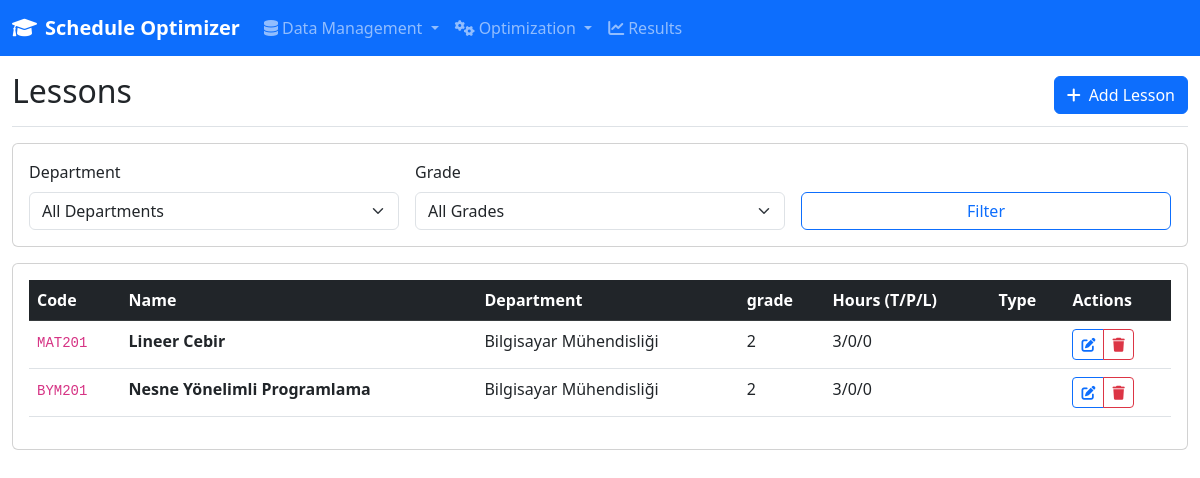
Page /data/lessons on the committed database.
### models/database.py (models this page shows, shortened)
class Lesson(db.Model):
    __tablename__ = 'lessons'
    id = db.Column(db.Integer, primary_key=True)
    name = db.Column(db.String(200), nullable=False)
    code = db.Column(db.String(50), nullable=False)
    department_id = db.Column(db.Integer, db.ForeignKey('departments.id'), nullable=False)
    grade = db.Column(db.Integer, nullable=False)
    semester = db.Column(db.Integer, nullable=False, default=1)  # 1=Güz, 2=Bahar
    theory_hours = db.Column(db.Integer, nullable=False, default=0)
    practice_hours = db.Column(db.Integer, nullable=False, default=0)
    lab_hours = db.Column(db.Integer, nullable=False, default=0)
    akts = db.Column(db.Integer, nullable=False, default=0)  # AKTS kredisi
    local_credit = db.Column(db.Float, nullable=False, default=0)  # Yerel kredi
    student_capacity = db.Column(db.Integer, nullable=False, default=40)
    min_capacity = db.Column(db.Integer, nullable=False, default=5)  # Minimum açılacak öğrenci sayısı
    is_online = db.Column(db.Boolean, nullable=False, default=False)
    requires_lab = db.Column(db.Boolean, nullable=False, default=False)
    requires_computer = db.Column(db.Boolean, nullable=False, default=False)
    requires_projector = db.Column(db.Boolean, nullable=False, default=True)
    is_elective = db.Column(db.Boolean, nullable=False, default=False)  # Seçmeli ders mi?
    prerequisite_ids = db.Column(JSON, nullable=True)  # Önkoşul ders ID'leri
    language = db.Column(db.String(20), nullable=False, default='Turkish')  # Ders dili
    exam_type = db.Column(db.String(50), nullable=True)  # Final, Vize+Final, Proje vb.
    is_active = db.Column(db.Boolean, nullable=False, default=True)
    created_at = db.Column(db.DateTime, default=datetime.utcnow)
    updated_at = db.Column(db.DateTime, default=datetime.utcnow, onupdate=datetime.utcnow)

class Department(db.Model):
    __tablename__ = 'departments'
    id = db.Column(db.Integer, primary_key=True)
    name = db.Column(db.String(200), nullable=False, unique=True)
    code = db.Column(db.String(10), nullable=False, unique=True)  # Bölüm kodu (CS, EE, etc.)
    num_grades = db.Column(db.Integer, nullable=False)
    head_of_department = db.Column(db.String(200), nullable=True)  # Bölüm başkanı
    building = db.Column(db.String(100), nullable=True)  # Ana bina
    floor = db.Column(db.Integer, nullable=True)  # Ana kat
    phone = db.Column(db.String(20), nullable=True)
    email = db.Column(db.String(200), nullable=True)
    is_active = db.Column(db.Boolean, default=True)
    created_at = db.Column(db.DateTime, default=datetime.utcnow)
    updated_at = db.Column(db.DateTime, default=datetime.utcnow, onupdate=datetime.utcnow)
    lessons = db.relationship('Lesson', backref='department_ref', lazy=True, cascade='all, delete-orphan')
    instructors = db.relationship('Instructor', backref='department_ref', lazy=True, cascade='all, delete-orphan')

### routes/data_entry.py (the view)
@data_entry_bp.route('/lessons')
def lessons():
    dept_id = request.args.get('department_id', type=int)
    grade = request.args.get('grade', type=int)
    semester = request.args.get('semester', type=int)
    query = Lesson.query
    if dept_id:
        query = query.filter_by(department_id=dept_id)
    if grade:
        query = query.filter_by(grade=grade)
    if semester:
        query = query.filter_by(semester=semester)
    lessons = query.order_by(Lesson.department_id, Lesson.grade, Lesson.semester, Lesson.name).all()
    departments = Department.query.order_by(Department.name).all()
    return render_template('data_entry/lessons.html',
                         lessons=lessons,
                         departments=departments,
                         selected_dept=dept_id,
                         selected_grade=grade,
                         selected_semester=semester)

### templates/data_entry/lessons.html (shortened to what this page needs)
{% extends "base.html" %}
{% block content %}
<div class="col-12">
    <div class="d-flex justify-content-between flex-wrap flex-md-nowrap align-items-center pt-3 pb-2 mb-3 border-bottom">
        <h1 class="h2">Lessons</h1>
        <a href="{{ url_for('data_entry.create_lesson') }}" class="btn btn-primary">
            <i class="fas fa-plus me-2"></i>Add Lesson
        </a>
    </div>
    <div class="card mb-3">
        <div class="card-body">
            <form method="GET" class="row g-3">
                <div class="col-md-4">
                    <label for="department_id" class="form-label">Department</label>
                    <select class="form-select" name="department_id" id="department_id">
                        <option value="">All Departments</option>
                    </select>
                </div>
                <div class="col-md-4">
                    <label for="grade" class="form-label">Grade</label>
                    <select class="form-select" name="grade" id="grade">
                        <option value="">All Grades</option>
                    </select>
                </div>
                <div class="col-md-4">
                    <label class="form-label">&nbsp;</label>
                    <div class="d-grid">
                        <button type="submit" class="btn btn-outline-primary">Filter</button>
                    </div>
                </div>
            </form>
        </div>
    </div>
    <div class="card">
        <div class="card-body">
            {% if lessons %}
                <div class="table-responsive">
                    <table class="table table-hover">
                        <thead class="table-dark">
                            <tr>
                                <th>Code</th>
                                <th>Name</th>
                                <th>Department</th>
                                <th>grade</th>
                                <th>Hours (T/P/L)</th>
                                <th>Type</th>
                                <th>Actions</th>
                            </tr>
                        </thead>
                        <tbody>
                            {% for lesson in lessons %}
                            <tr>
                                <td><code>{{ lesson.code }}</code></td>
                                <td><strong>{{ lesson.name }}</strong></td>
                                <td>{{ lesson.department_ref.name }}</td>
                                <td>{{ lesson.grade }}</td>
                                <td>{{ lesson.theory_hours }}/{{ lesson.practice_hours }}/{{ lesson.lab_hours }}</td>
                                <td>
                                </td>
                                <td>
                                    <div class="btn-group btn-group-sm">
                                        <a href="{{ url_for('data_entry.edit_lesson', lesson_id=lesson.id) }}"
                                           class="btn btn-outline-primary">
                                            <i class="fas fa-edit"></i>
                                        </a>
                                        <button type="button" class="btn btn-outline-danger"
                                                onclick="confirmDelete('{{ lesson.name }}', '{{ url_for('data_entry.delete_lesson', lesson_id=lesson.id) }}')">
                                            <i class="fas fa-trash"></i>
                                        </button>
                                    </div>
                                </td>
                            </tr>
                            {% endfor %}
                        </tbody>
                    </table>
                </div>
            {% endif %}
        </div>
    </div>
</div>
{% endblock %}

### rows in the picture
Lesson: code "MAT201", name "Lineer Cebir", department_ref.name "Bilgisayar Mühendisliği", grade "2", theory_hours "3", practice_hours "0", lab_hours "0"
Lesson: code "BYM201", name "Nesne Yönelimli Programlama", department_ref.name "Bilgisayar Mühendisliği", grade "2", theory_hours "3", practice_hours "0", lab_hours "0"
